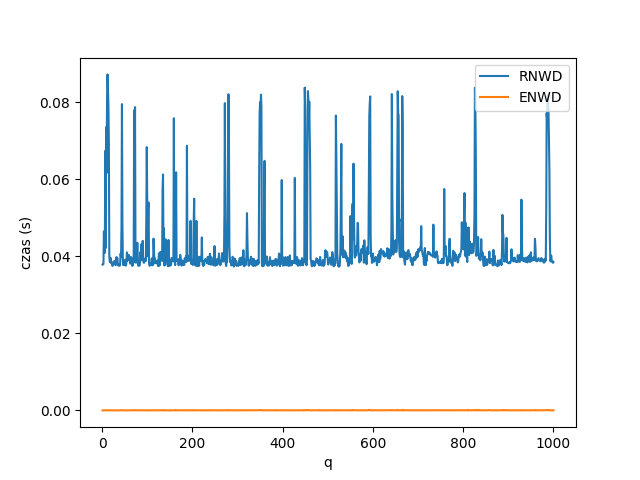

Write Python code to recreate this figure.
import timeit
import matplotlib.pyplot as plt


def nwd_rozkład(a, b):
    czynniki_a = rozklad(a)
    czynniki_b = rozklad(b)
    i = 0
    j = 0
    wynik = 1
    while i < len(czynniki_a) and j < len(czynniki_b):
        if czynniki_a[i] == czynniki_b[j]:
            wynik *= czynniki_a[i]
            i += 1
            j += 1
        elif czynniki_a[i] < czynniki_b[j]:
            i += 1
        else:
            j += 1
    return wynik


def rozklad(n):
    czynniki = []
    i = 2
    while i*i <= n:
        if n % i == 0:
            czynniki.append(i)
            n //= i
        else:
            i += 1
    if n > 1:
        czynniki.append(n)
    return czynniki




def nwd_euklides(a, b):
    while b != 0:
        a, b = b, a % b
    return a




n = 123456789
m = 1000

czas_rozkład = []
czas_euklides = []

for q in range(1, m+1):
    czas = timeit.timeit(lambda: nwd_rozkład(n, q), number=100)
    czas_rozkład.append(czas)

    czas = timeit.timeit(lambda: nwd_euklides(n, q), number=100)
    czas_euklides.append(czas)

plt.plot(range(1, m+1), czas_rozkład, label='RNWD')
plt.plot(range(1, m+1), czas_euklides, label='ENWD')
plt.legend()
plt.xlabel('q')
plt.ylabel('czas (s)')
plt.savefig('zadanie3_2.png')
plt.show()
